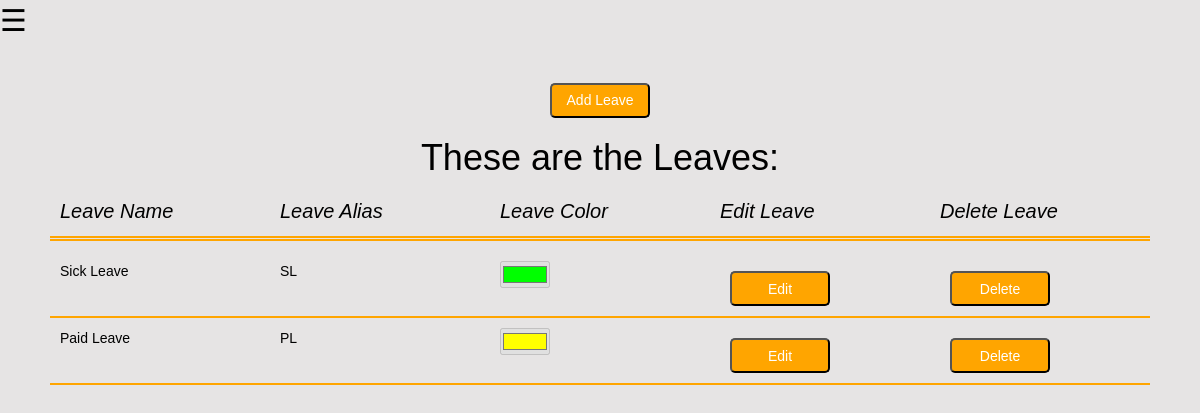
The app's page /manage/showleaves/, older data.
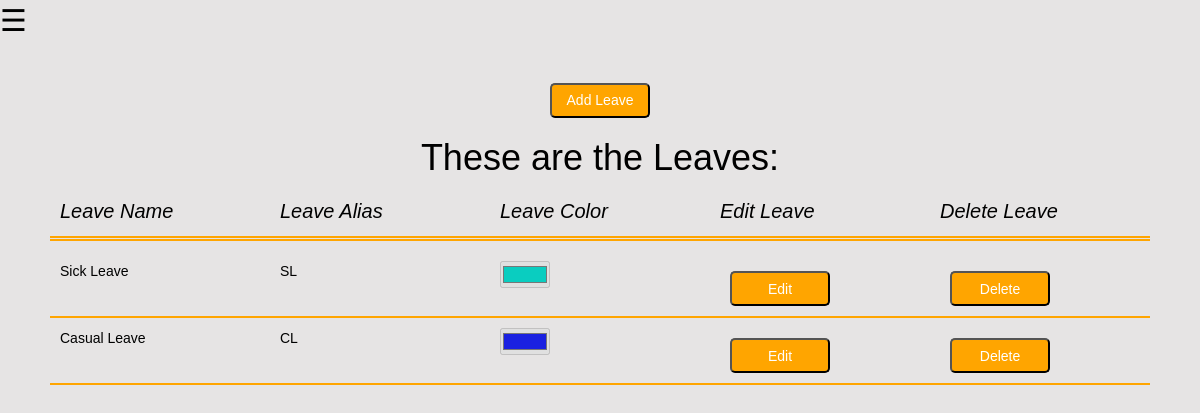
The same page, newer data.
### manager/models.py (models this page shows, shortened)
class Leave(models.Model):
    leave_name=models.CharField(max_length=20, primary_key=True)
    leave_color=models.CharField(max_length=10)
    leave_alias=models.CharField(max_length=5,default='ALS')

### manager/views.py (the view)
# urls.py: path('showleaves/',views.ShowLeaves),
def ShowLeaves(request):
    leaves=Leave.objects.all()
    params={'leaves':leaves}
    return render(request,'manager/ShowLeaves.html',params)

### Template/manager/ShowLeaves.html (shortened to what this page needs)
{% extends 'manager/Manager_Basic.html' %}
{% block head %}
<link rel="stylesheet" href="/static/CSS/mymodel.css" />
<link rel="stylesheet" href="/static/CSS/showitem.css" />
<link rel="stylesheet" href="/static/CSS/formcss.css" />
{% endblock %}
{% block body %}
<div class="maindiv">
    <a style="margin-top:10 px;" href="/manage/addleave/"><button>Add Leave</button></a>
<h1 style="display:block;">
    These are the Leaves:
</h1>
<ul>
    <li class="row ttl" ><span class="col">Leave Name</span><span class="col">Leave Alias</span><span class="col"> Leave Color</span><span class="col">Edit Leave</span><span class="col">Delete Leave</span></li>
    {% for leave in leaves %}
    <li class="row" ><span class="col">{{leave.leave_name}}</span><span class="col"> {{leave.leave_alias}}</span> <span class="col">  <input type="color" value={{leave.leave_color}} disabled /></span> <span class="col"><button type="button" data='{"leave_name":"{{leave.leave_name}}","leave_alias":"{{leave.leave_alias}}","leave_color":"{{leave.leave_color}}"}' data-toggle="modal" data-target="#myModal" class="edit_leave" >Edit</button></a></span><span class="col"> <a onclick="return confirm('Are you sure you want to delete {{leave.leave_name}} from leaves')" href="/manage/deleteleave/{{leave.leave_name}}"><button>Delete</button></a></span></li>
    {% endfor %}
</ul>
{% endblock %}

Row changes from the older to the newer data that the page shows:
removed Leave: leave_name "Paid Leave", leave_alias "PL", leave_color "#ffff00"
changed Leave "Sick Leave": leave_color "#00ff00" → "#0acdc0"
added Leave: leave_name "Casual Leave", leave_alias "CL", leave_color "#1a21e0"
